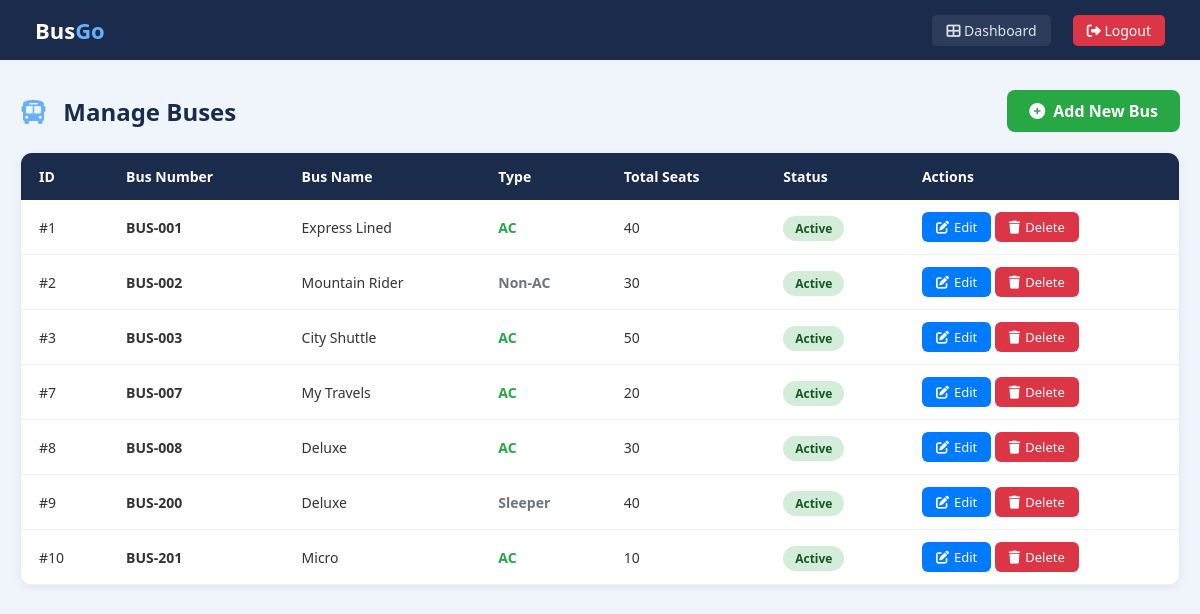
Screenshot of /admin_manage_buses.php (signed in) with the database file from the repository.
### tables this page shows
CREATE TABLE `buses` (
  `bus_id` int NOT NULL,
  `bus_number` varchar(20) NOT NULL,
  `bus_name` varchar(100) NOT NULL,
  `type` varchar(50) NOT NULL,
  `total_seats` int NOT NULL,
  `status` enum('active','maintenance','inactive') DEFAULT 'active'
);

### admin_manage_buses.php (the view, shortened to what this page needs)
<?php
$servername = "localhost";
$usernameDB = "root";
$passwordDB = "root";
$dbname = "obtms";
$conn = new mysqli($servername, $usernameDB, $passwordDB, $dbname);
$sql = "SELECT * FROM buses ORDER BY bus_id";
$result = $conn->query($sql);
?>
<!DOCTYPE html>
<html lang="en">
<head>
<link rel="stylesheet" href="https://cdnjs.cloudflare.com/ajax/libs/font-awesome/6.5.0/css/all.min.css">
</head>
<body>
<header>
    <h1>Bus<span>Go</span></h1>
    <nav>
        <a href="admin_dashboard.php" class="dashboard"><i class="fas fa-th-large"></i> Dashboard</a>
        <a href="logout.php" class="logout"><i class="fas fa-sign-out-alt"></i> Logout</a>
    </nav>
</header>
<div class="container">
    <div class="header-actions">
        <h2><i class="fas fa-bus"></i> Manage Buses</h2>
        <a href="add_bus.php" class="btn-add">
            <i class="fas fa-plus-circle"></i> Add New Bus
        </a>
    </div>
    <div class="table-wrapper">
        <table>
            <thead>
                <tr>
                    <th>ID</th>
                    <th>Bus Number</th>
                    <th>Bus Name</th>
                    <th>Type</th>
                    <th>Total Seats</th>
                    <th>Status</th>
                    <th>Actions</th>
                </tr>
            </thead>
            <tbody>
                <?php if ($result->num_rows > 0): ?>
                    <?php while($row = $result->fetch_assoc()): ?>
                    <tr>
                        <td>#<?php echo $row['bus_id']; ?></td>
                        <td><strong><?php echo htmlspecialchars($row['bus_number']); ?></strong></td>
                        <td><?php echo htmlspecialchars($row['bus_name']); ?></td>
                        <td>
                            <?php
                            $type = $row['type'];
                            $typeClass = ($type == 'AC') ? '#28a745' : (($type == 'Deluxe') ? '#007bff' : '#6c757d');
                            ?>
                            <span style="color:<?php echo $typeClass; ?>;font-weight:600;">
                                <?php echo htmlspecialchars($type); ?>
                            </span>
                        </td>
                        <td><?php echo $row['total_seats']; ?></td>
                        <td>
                            <span class="status-badge <?php echo $row['status']; ?>">
                                <?php echo ucfirst($row['status']); ?>
                            </span>
                        </td>
                        <td>
                            <a href="edit_bus.php?id=<?php echo $row['bus_id']; ?>" class="btn-action btn-edit">
                                <i class="fas fa-edit"></i> Edit
                            </a>
                            <a href="delete_bus.php?id=<?php echo $row['bus_id']; ?>" class="btn-action btn-delete" onclick="return confirm('Are you sure you want to delete this bus?');">
                                <i class="fas fa-trash"></i> Delete
                            </a>
                        </td>
                    </tr>
                    <?php endwhile; ?>
                <?php endif; ?>
            </tbody>
        </table>
    </div>
</div>
</body>
</html>

### admin_manage_buses.php (style rules this page uses)
* { margin:0;padding:0;box-sizing:border-box }
body { font-family:'Segoe UI',Arial,sans-serif;background:#f0f4fb;min-height:100vh }
header { background:#1a2b4c;color:#fff;padding:15px 35px;display:flex;justify-content:space-between;align-items:center }
header h1 { font-size:22px }
header h1 span { color:#66b0ff }
header nav a { color:rgba(255,255,255,0.85);text-decoration:none;margin-left:18px;font-size:14px;padding:6px 14px;border-radius:5px;transition:0.2s }
header nav a.dashboard { background:rgba(255,255,255,0.08) }
header nav a.logout { background:#dc3545;color:#fff }
.container { max-width:1200px;margin:30px auto;padding:0 20px }
.header-actions { display:flex;justify-content:space-between;align-items:center;margin-bottom:20px;flex-wrap:wrap;gap:10px }
.header-actions h2 { color:#1a2b4c;font-size:24px }
.header-actions h2 i { color:#66b0ff;margin-right:10px }
.btn-add { background:#28a745;color:#fff;padding:10px 22px;border-radius:8px;text-decoration:none;font-weight:600;transition:0.3s;display:inline-flex;align-items:center;gap:8px }
.table-wrapper { background:#fff;border-radius:12px;box-shadow:0 2px 10px rgba(0,0,0,0.06);border:1px solid #e8ecf3;overflow-x:auto }
table { width:100%;border-collapse:collapse }
th { background:#1a2b4c;color:#fff;padding:14px 18px;text-align:left;font-size:14px;font-weight:600;white-space:nowrap }
td { padding:12px 18px;border-bottom:1px solid #eef2f7;font-size:14px;color:#333 }
.status-badge { padding:4px 12px;border-radius:20px;font-size:12px;font-weight:600 }
.status-badge.active { background:#d4edda;color:#155724 }
.btn-action { padding:6px 14px;border-radius:6px;text-decoration:none;font-size:13px;font-weight:500;display:inline-flex;align-items:center;gap:5px;transition:0.3s }
.btn-edit { background:#007bff;color:#fff }
.btn-delete { background:#dc3545;color:#fff }

### rows the page displays
buses: bus_id "1", bus_number "BUS-001", bus_name "Express Lined", type "AC", total_seats "40", status "Active"
buses: bus_id "2", bus_number "BUS-002", bus_name "Mountain Rider", type "Non-AC", total_seats "30", status "Active"
buses: bus_id "3", bus_number "BUS-003", bus_name "City Shuttle", type "AC", total_seats "50", status "Active"
buses: bus_id "7", bus_number "BUS-007", bus_name "My Travels", type "AC", total_seats "20", status "Active"
buses: bus_id "8", bus_number "BUS-008", bus_name "Deluxe", type "AC", total_seats "30", status "Active"
buses: bus_id "9", bus_number "BUS-200", bus_name "Deluxe", type "Sleeper", total_seats "40", status "Active"
buses: bus_id "10", bus_number "BUS-201", bus_name "Micro", type "AC", total_seats "10", status "Active"
